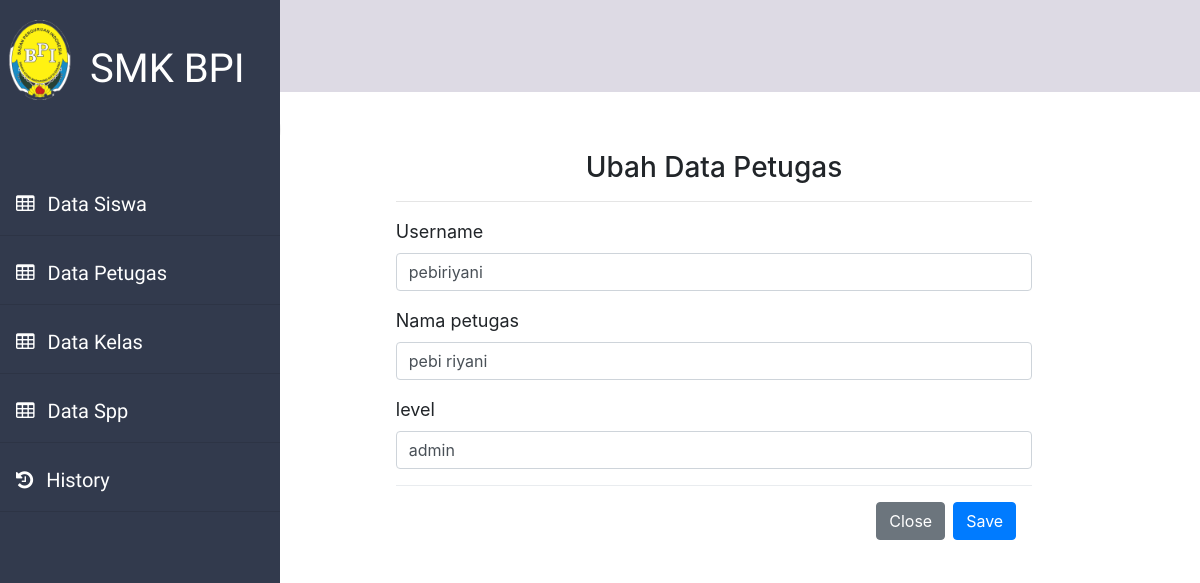
Screenshot of /data_petugas/editDataPetugas/11 with the database file from the repository.
### tables this page shows
CREATE TABLE `petugas` (
  `id_petugas` int(11) NOT NULL,
  `username` varchar(25) NOT NULL,
  `password` varchar(100) NOT NULL,
  `nama_petugas` varchar(35) NOT NULL,
  `level` enum('admin','petugas','','') NOT NULL
);

### application/controllers/Data_petugas.php (called while the page is built, shortened)
<?php
class Data_petugas extends CI_Controller
{
    public function __construct()
    {
        $this->load->model('M_data');
        $this->load->helper('url');
        $this->load->helper('form');
        $this->load->library('form_validation');
    }
    public function editDataPetugas($id_petugas)
    {
        $data['admin'] = $this->db->get_where('petugas', ['username' => $this->session->userdata('username')])->row_array();
        $data['petugas'] = $this->M_data->getbyidpetugas($id_petugas);
        $this->form_validation->set_rules('username', 'username', 'required|trim');
        $this->form_validation->set_rules('nama_petugas', 'nama petugas', 'required|trim');
        $this->form_validation->set_rules('level', 'level', 'required|trim');
        if ($this->form_validation->run() == false) {
            $data['title'] = 'edit petugas';
            $this->load->view('main/admin/header', $data);
            $this->load->view('main/admin/editpetugas', $data);
            $this->load->view('main/admin/footer', $data);
        }
    }
}

### index.php (called while the page is built, shortened)
<?php
require_once BASEPATH.'core/CodeIgniter.php';

### application/models/M_data.php (called while the page is built, shortened)
<?php
class M_data extends CI_model
{
    public function getbyidpetugas($id_petugas)
    {
        return $this->db->get_where('petugas', ['id_petugas' => $id_petugas])->row_array();
    }
}

### application/views/main/admin/editpetugas.php (the view, shortened to what this page needs)
<div class="main" style="margin-top: 9%;">
    <div class="prev">
        <a href="javascript:window.history.go(-1);" class="previous round">&laquo;</a>
    </div>
    <div class="container" style="width: 70%; ">
        <center>
            <h3 style="margin-bottom: 15px;">Ubah Data Petugas</h3>
        </center>
        <hr>
        <form action="" method="POST">
            <div class="form-group">
                <label>Username</label>
                <input type="text" class="form-control" id="inputusername" placeholder="Username" name="username"
                    value="<?= $petugas['username']; ?>">
            </div>
            <div class="form-group">
                <label>Nama petugas</label>
                <input type="text" class="form-control" id="inputAddress" placeholder="Nama Petugas" name="nama_petugas"
                    value="<?= $petugas['nama_petugas']; ?>">
            </div>
            <div class="form-group">
                <label for="inputState">level</label>
                <input type="text" class="form-control" id="inputZip" name="level" value="<?= $petugas['level']; ?>">
            </div>
            <div class="modal-footer">
                <button type="cancel" class="btn btn-secondary" data-dismiss="modal">Close</button>
                <button type="submit" class="btn btn-primary">Save</button>
            </div>
        </form>
    </div>
</div>

### assets/css1.css (style rules this page uses)
.main { margin-left: 200px; font-size: 18px; padding: 0px 10px; margin-left: 19%; }
.main .prev a { text-decoration: none; display: inline-block; padding: 8px 16px; }
.main .prev .previous { background-color: #f1f1f1; color: black; }
.main .prev .round { border-radius: 50%; }

### rows the page displays
petugas: username "pebiriyani", nama_petugas "pebi riyani", level "admin"
